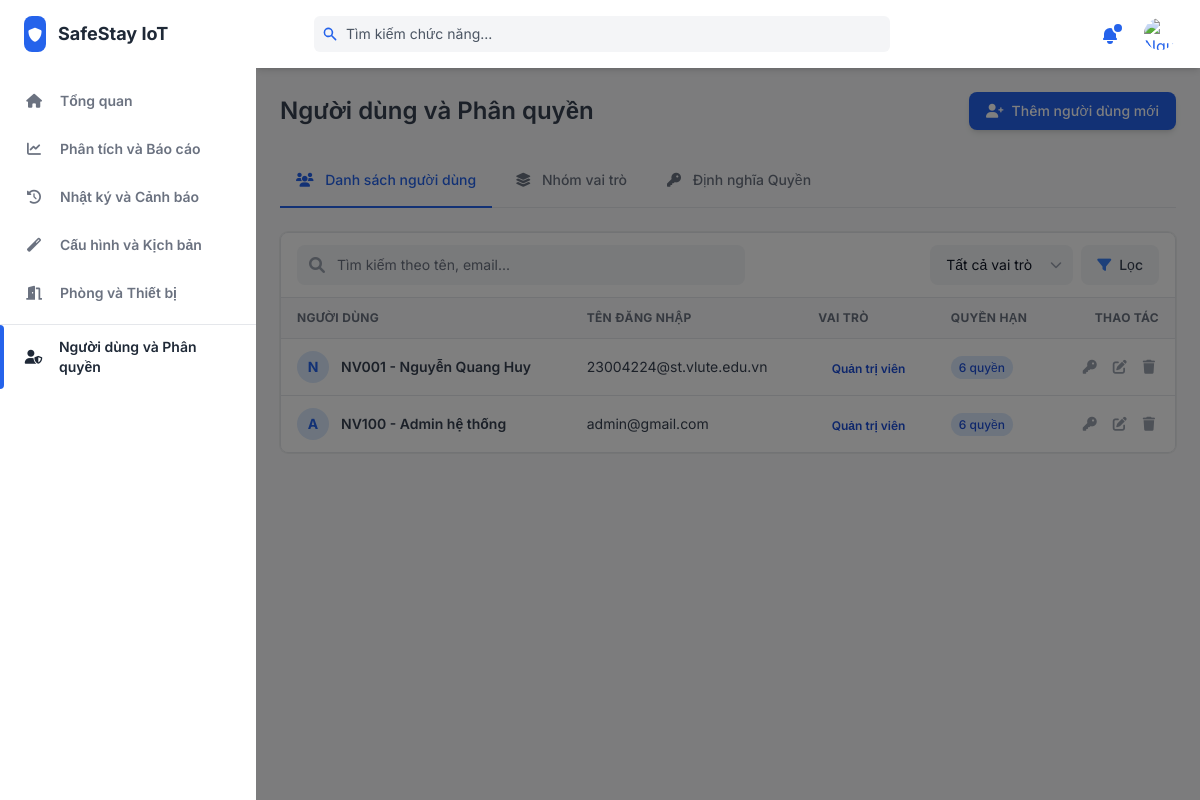
Page /index.php?page=users (signed in) on the committed database.
### tables this page shows
CREATE TABLE `nguoidung` (
  `idNguoiDung` int(11) NOT NULL,
  `google_id` varchar(255) DEFAULT NULL,
  `maNguoiDung` varchar(20) NOT NULL,
  `tenDangNhap` varchar(50) NOT NULL,
  `matKhau` varchar(255) NOT NULL,
  `hoTen` varchar(100) DEFAULT NULL,
  `avatar` varchar(255) DEFAULT NULL,
  `idNhom` int(11) DEFAULT NULL
);

CREATE TABLE `nhomnguoidung` (
  `idNhom` int(11) NOT NULL,
  `maNhom` varchar(20) NOT NULL,
  `tenNhom` varchar(50) NOT NULL,
  `moTa` varchar(255) DEFAULT NULL
);

### config/KetNoi.php (called while the page is built, shortened)
<?php
class KetNoi {
    private $host;
    private $user;
    private $pass;
    private $dbname;
    private $port;
    private $conn;
    public function __construct() {
        $this->host = getenv('DB_HOST') ?: '127.0.0.1';
        $this->user = getenv('DB_USER') ?: 'root';
        $this->pass = getenv('DB_PASS') ?: '';
        $this->dbname = getenv('DB_NAME') ?: 'QLNT';
        $this->port = getenv('DB_PORT') ?: 3306;
    }
    public function moKetNoi() {
        $this->conn = mysqli_init();
        mysqli_ssl_set($this->conn, NULL, NULL, NULL, NULL, NULL);
        $resolved = mysqli_real_connect(
            $this->conn,
            $this->host,
            $this->user,
            $this->pass,
            $this->dbname,
            $this->port,
            NULL,
        );
        $this->conn->set_charset("utf8mb4");
        $this->conn->query("SET time_zone = '+07:00'");
    }
    public function truyVan($sql, $params = []) {
        $stmt = $this->conn->prepare($sql);
        if (!empty($params)) {
            $types = str_repeat('s', count($params));
            $stmt->bind_param($types, ...$params);
        }
        $stmt->execute();
        return $stmt->get_result();
    }
}

### app/Controllers/NguoiDungController.php (called while the page is built, shortened)
<?php
class NguoiDungController{
    private $userService;
    public function __construct()
    {
        $this-> userService = new UserService();
    }
    public function layDuLieuNguoiDung() {
        return $this->userService->hienThiUser();
    }
}
?>

### app/Services/UserService.php (called while the page is built, shortened)
<?php
class UserService{
    private $userRepo;
    public function __construct(){
        $this->userRepo = new UserRepository();
    }
    public function hienThiUser() {
        $users = $this->userRepo->layTatCaNguoiDung();
        foreach ($users as $user) {
            if (isset($user->idNhom)) {
                $user->permissions = $this->userRepo->getPermissions($user->idNhom);
            } else {
                $user->permissions = [];
            }
        }
        return $users;
    }
}
?>

### app/Repositories/UserRepository.php (called while the page is built, shortened)
<?php
class UserRepository {
    private $db;
    public function __construct() {
        $this->db = new KetNoi();
    }
    public function getPermissions($idNhom) {
        $sql = "SELECT q.maQuyen
                FROM quyen q
                JOIN nhomnguoidung_quyen nq ON q.idQuyen = nq.idQuyen
                WHERE nq.idNhom = ?";
        $result = $this->db->truyVan($sql, [$idNhom]);
        $permissions = [];
        while ($row = $result->fetch_assoc()) {
            $permissions[] = $row['maQuyen'];
        }
        return $permissions;
    }
    public function layTatCaNguoiDung(){
        $sql = "SELECT u.*, n.tenNhom
                FROM nguoidung u
                JOIN nhomnguoidung n ON u.idNhom = n.idNhom ";
        $kq = $this->db->truyVan($sql);
        $user = [];
        if($kq && $kq->num_rows >0){
            while($row = $kq->fetch_assoc()){
                $user[] = (object)$row;
            }
        }
        return $user;
    }
}

### views/users/index.php (the view, shortened to what this page needs)
<div class="flex flex-col items-start justify-between w-full gap-4 my-6 sm:flex-row sm:items-center">
    <div>
        <h2 class="text-2xl font-semibold text-gray-700 dark:text-gray-200">
            Người dùng và Phân quyền
        </h2>
    </div>
    <div id="dynamicActionButton">
    </div>
</div>
<div class="mb-6 border-b border-gray-200 dark:border-gray-700">
    <ul class="flex flex-wrap -mb-px text-sm font-medium text-center" id="userTabs" role="tablist">
        <li class="mr-2">
            <button class="inline-block p-4 border-b-2 rounded-t-lg transition-colors duration-150 focus:outline-none active-tab"
                    id="users-tab"
                    data-tab="users"
                    data-bs-toggle="tab"
                    data-bs-target="#tab-users">
                <i class="fas fa-users mr-2"></i> Danh sách người dùng
            </button>
        </li>
        <li class="mr-2">
            <button class="inline-block p-4 border-b-2 border-transparent rounded-t-lg hover:text-gray-600 hover:border-gray-300 dark:hover:text-gray-300 transition-colors duration-150 focus:outline-none"
                    id="groups-tab"
                    data-tab="groups"
                    data-bs-toggle="tab"
                    data-bs-target="#tab-groups">
                <i class="fas fa-layer-group mr-2 "></i> Nhóm vai trò
            </button>
        </li>
        <li class="mr-2">
            <button class="inline-block p-4 border-b-2 border-transparent rounded-t-lg hover:text-gray-600 hover:border-gray-300 dark:hover:text-gray-300 transition-colors duration-150 focus:outline-none"
                    id="permissions-tab"
                    data-tab="permissions"
                    data-bs-toggle="tab"
                    data-bs-target="#tab-permissions">
                <i class="fas fa-key mr-2 "></i> Định nghĩa Quyền
            </button>
        </li>
    </ul>
</div>
<div class="tab-content" id="userTabsContent">
    <div class="tab-pane fade show active" id="tab-users" role="tabpanel">
        <div class="w-full overflow-hidden rounded-lg shadow-xs border border-gray-200 dark:border-gray-700">
            <div class="px-4 py-3 bg-white dark:bg-gray-800 border-b border-gray-200 dark:border-gray-700">
                <div class="flex flex-col gap-3 sm:flex-row sm:items-center sm:justify-between">
                    <div class="relative flex-1 max-w-md">
                        <div class="absolute inset-y-0 left-0 flex items-center pl-3 pointer-events-none">
                        </div>
                        <input type="text"
                            class="block w-full pl-10 pr-4 py-2.5 text-sm bg-gray-100 border-0 rounded-lg dark:bg-gray-700 dark:text-gray-300 placeholder-gray-500 dark:placeholder-gray-400 focus:outline-none focus:ring-2 focus:ring-blue-300 dark:focus:ring-blue-800 transition-all duration-150"
                            placeholder="Tìm kiếm theo tên, email..."
                            style="min-width: 280px;">
                    </div>
                    <div class="flex gap-2">
                        <div class="relative">
                            <select class="block w-full py-2.5 pl-4 pr-10 text-sm bg-gray-100 border-0 rounded-lg appearance-none dark:bg-gray-700 dark:text-gray-300 focus:outline-none focus:ring-2 focus:ring-blue-300 dark:focus:ring-blue-800 transition-all duration-150 cursor-pointer">
                                <option value="">Tất cả vai trò</option>
                            </select>
                            <div class="absolute inset-y-0 right-0 flex items-center px-3 pointer-events-none">
                            </div>
                        </div>
                        <button class="inline-flex items-center px-4 py-2.5 text-sm font-medium text-gray-700 bg-gray-100 rounded-lg hover:bg-gray-200 focus:outline-none focus:ring-2 focus:ring-blue-300 dark:bg-gray-700 dark:text-gray-300 dark:hover:bg-gray-600 dark:focus:ring-blue-800 transition-all duration-150">
                            <i class="fas fa-filter mr-2 text-blue-500"></i>
                            <span>Lọc</span>
                        </button>
                    </div>
                </div>
            </div>
            <div class="w-full overflow-x-auto">
                <table class="w-full">
                    <thead>
                        <tr class="text-xs font-semibold tracking-wide text-left text-gray-500 uppercase border-b dark:border-gray-700 bg-gray-50 dark:text-gray-400 dark:bg-gray-800">
                            <th class="px-4 py-3">Người dùng</th>
                            <th class="px-4 py-3">Tên đăng nhập</th>
                            <th class="px-4 py-3">Vai trò</th>
                            <th class="px-4 py-3">Quyền hạn</th>
                            <th class="px-4 py-3 text-right">Thao tác</th>
                        </tr>
                    </thead>
                    <tbody class="bg-white divide-y dark:divide-gray-700 dark:bg-gray-800">
                        <?php if (!empty($danhSachNguoiDung)): ?>
                            <?php foreach ($danhSachNguoiDung as $user): ?>
                                <tr class="text-gray-700 dark:text-gray-400 hover:bg-gray-50 dark:hover:bg-gray-700 transition-colors duration-150">
                                    <td class="px-4 py-3">
                                        <div class="flex items-center text-sm">
                                            <div class="relative hidden w-8 h-8 mr-3 rounded-full md:block flex-shrink-0">
                                                <div class="flex items-center justify-center w-full h-full rounded-full bg-blue-100 text-blue-600 dark:bg-blue-900 dark:text-blue-200 font-bold">
                                                    <?= strtoupper(substr($user->hoTen ?? 'U', 0, 1)) ?>
                                                </div>
                                            </div>
                                            <div class="min-w-0">
                                                <p class="font-semibold break-words"><?= $user->maNguoiDung ?> - <?= $user->hoTen ?></p>
                                            </div>
                                        </div>
                                    </td>
                                    <td class="px-4 py-3 text-sm">
                                        <?= $user->tenDangNhap ?>
                                    </td>
                                    <td class="px-4 py-3 text-center">
                                        <span class="px-2 py-1 text-xs font-semibold leading-tight text-blue-700 dark:text-blue-100">
                                            <?= $user->tenNhom ?>
                                        </span>
                                    </td>
                                    <td class="px-4 py-3 text-xs">
                                        <span class="px-2 py-1 font-medium leading-tight text-blue-700 bg-blue-100 rounded-full dark:bg-blue-700 dark:text-blue-100 inline-block">
                                            <?= count($user->permissions) ?> quyền
                                        </span>
                                    </td>
                                    <td class="px-4 py-3 text-sm text-right">
                                        <div class="flex items-center justify-end space-x-2">
                                            <button @click="openModal"
                                                    onclick="triggerModal({
                                                        title: 'Khôi phục mật khẩu',
                                                        description: 'Bạn đang khôi phục mật khẩu của <?= $user->hoTen ?>.',
                                                        confirmUrl: 'index.php?page=users_xuly_reset&id=<?= $user->idNguoiDung ?>',
                                                        btnClass: 'bg-blue-600 hover:bg-blue-700'
                                                    })"
                                                    class="text-gray-400 hover:text-blue-600 p-1">
                                                <i class="fas fa-key"></i>
                                            </button>
                                            <a href="index.php?page=nguoidung_sua&id=<?= $user->idNguoiDung ?>"
                                            class="text-gray-400 hover:text-blue-600 p-1">
                                                <i class="fas fa-edit"></i>
                                            </a>
                                            <button @click="openModal"
                                                    onclick="triggerModal({
                                                        title: 'Xóa người dùng',
                                                        description: 'Hành động này không thể hoàn tác!',
                                                        confirmUrl: 'index.php?page=users_xuly_xoa&id=<?= $user->idNguoiDung ?>',
                                                        btnClass: 'bg-blue-600 hover:bg-blue-700'
                                                    })"
                                                    class="text-gray-400 hover:text-red-600 p-1">
                                                <i class="fas fa-trash"></i>
                                            </button>
                                        </div>
                                    </td>
                                </tr>
                            <?php endforeach; ?>
                        <?php else: ?>
                            <tr><td colspan="5" class="px-4 py-3 text-center">Không có dữ liệu.</td></tr>
                        <?php endif; ?>
                    </tbody>
                </table>
            </div>
        </div>
    </div>
</div>

### rows in the picture
nguoidung: hoTen "N", maNguoiDung "NV001", hoTen "Nguyễn Quang Huy", tenDangNhap "23004224@st.vlute.edu.vn", idNhom.tenNhom "Quản trị viên", count($user->permissions) "6"
nguoidung: hoTen "A", maNguoiDung "NV100", hoTen "Admin hệ thống", tenDangNhap "admin@gmail.com", idNhom.tenNhom "Quản trị viên", count($user->permissions) "6"
